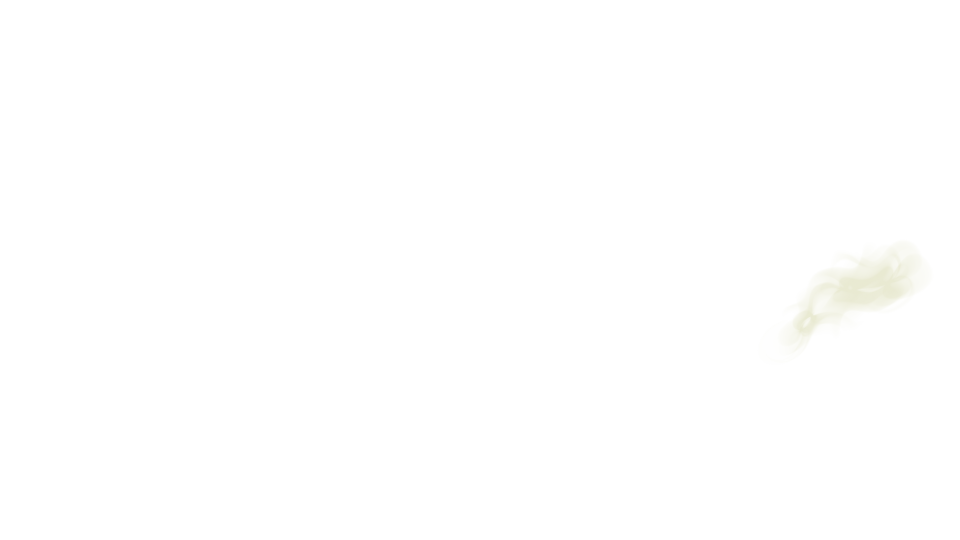
#> input picture Assets/Assets for new version of game/wape_anim/Comp 1/wape_anim_00171.png, 1920 x 1080 px (shown at 1/2 size); its folder holds only this picture in this run
$ python pack_coffee_steam.py
#> lines starting #> are read from the running program, lines starting #| are printed output that depends on the picture
"""Pack the exported coffee-steam PNG sequence into a cropped atlas.

Run from the project root with the workspace Python runtime. The common crop
is the union of every frame's nontransparent pixels, so animation framing does
not move between frames.
"""

from pathlib import Path

from PIL import Image


ROOT = Path(__file__).resolve().parents[1]
SOURCE = ROOT / "Assets/Assets for new version of game/wape_anim/Comp 1"
ATLAS_PATH = ROOT / "Assets/Desk/steam_atlas.png"
RESOURCE_PATH = ROOT / "Data/coffee_steam.tres"
FPS = 30.0
COLUMNS = 8


def main() -> None:
    frames = sorted(SOURCE.glob("wape_anim_*.png"))
    if not frames:
        raise SystemExit(f"No wape_anim_*.png frames found in {SOURCE}")

    union = None
    for path in frames:
        with Image.open(path) as source:
#> source is the input picture: PIL image 1920x1080 RGBA; mean R, G, B, A 86.3, 86.4, 85.3, 2
            if source.size != (1920, 1080):
                raise ValueError(f"Unexpected frame size for {path.name}: {source.size}")
            bounds = source.convert("RGBA").getchannel("A").getbbox()
#> bounds = (1514, 478, 1868, 731)
        union = bounds if union is None else (
            min(union[0], bounds[0]), min(union[1], bounds[1]),
            max(union[2], bounds[2]), max(union[3], bounds[3]),
        )
#> union = (1514, 478, 1868, 731)

    left, top, right, bottom = union
#> left = 1514; top = 478; right = 1868; bottom = 731
    cell_width, cell_height = right - left, bottom - top
#> cell_width = 354; cell_height = 253
    rows = (len(frames) + COLUMNS - 1) // COLUMNS
    atlas = Image.new("RGBA", (COLUMNS * cell_width, rows * cell_height), (0, 0, 0, 0))
#> atlas: PIL image 2832x253 RGBA; every value is 0
    regions = []
    for index, path in enumerate(frames):
        with Image.open(path) as source:
            crop = source.convert("RGBA").crop(union)
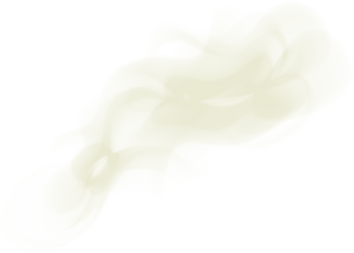
#> crop: PIL image 354x253 RGBA; mean R, G, B, A 199, 199.7, 175, 45.4; transparent parts drawn white
        x, y = (index % COLUMNS) * cell_width, (index // COLUMNS) * cell_height
#> x = 0; y = 0
        atlas.alpha_composite(crop, (x, y))
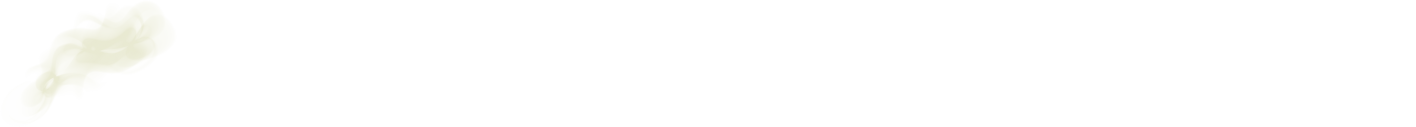
#> atlas: PIL image 2832x253 RGBA (shown at 1/2 size); mean R, G, B, A 13.6, 13.6, 12.2, 5.7; transparent parts drawn white
        regions.append((x, y, cell_width, cell_height))

    ATLAS_PATH.parent.mkdir(parents=True, exist_ok=True)
    RESOURCE_PATH.parent.mkdir(parents=True, exist_ok=True)
    atlas.save(ATLAS_PATH, optimize=True)

    lines = [
        "[gd_resource type=\"SpriteFrames\" load_steps=%d format=3]" % (len(frames) + 2),
        "",
        '[ext_resource type="Texture2D" path="res://Assets/Desk/steam_atlas.png" id="1_atlas"]',
    ]
    for index, (x, y, width, height) in enumerate(regions):
        lines.extend([
            "",
            f'[sub_resource type="AtlasTexture" id="AtlasTexture_{index}"]',
            'atlas = ExtResource("1_atlas")',
            f"region = Rect2({x}, {y}, {width}, {height})",
        ])
#> this loop made 1 pass
#> (x, y, width, height) on pass 1: (0, 0, 354, 253)
#> after the loop, lines = 7 items
    # The exported ends differ sharply. Playing back through the intermediate
    # frames gives the steam a continuous breathing loop at both turnarounds.
    play_order = list(range(len(frames))) + list(range(len(frames) - 2, 0, -1))
    frame_refs = ", ".join(
        f'{{"duration": 1.0, "texture": SubResource("AtlasTexture_{index}")}}'
        for index in play_order
    )
    lines.extend([
        "",
        "[resource]",
        "animations = [{",
        f'"frames": [{frame_refs}],',
        '"loop": true,',
        '"name": &"default",',
        f'"speed": {FPS:.1f}',
        "}]",
        "",
    ])
    RESOURCE_PATH.write_text("\n".join(lines), encoding="utf-8")
    print(f"Frames: {len(frames)}; common crop: ({left}, {top})..({right}, {bottom})")
#| Frames: 1; common crop: (1514, 478)..(1868, 731)
    print(f"Atlas: {atlas.width}x{atlas.height}; {COLUMNS} columns; {FPS:g} fps")
#| Atlas: 2832x253; 8 columns; 30 fps


if __name__ == "__main__":
    main()
